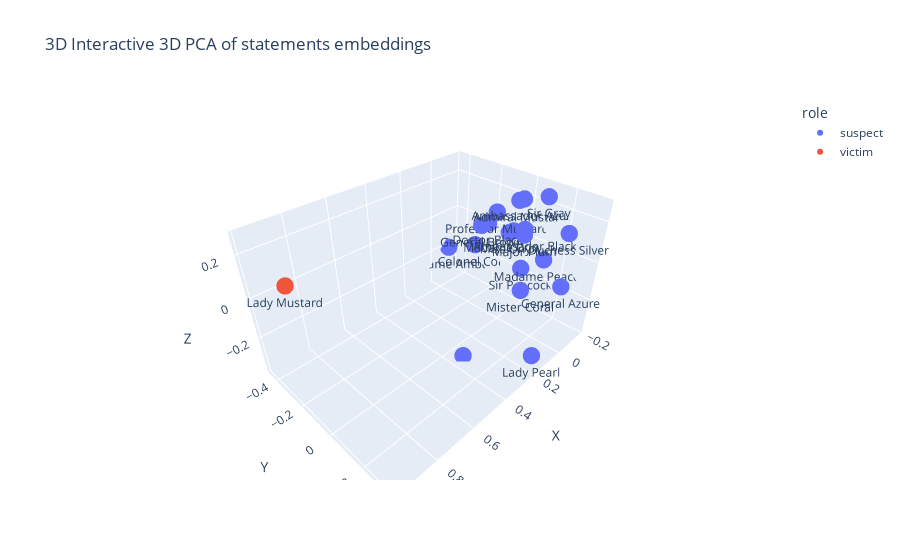

Here is the notebook cell this chart was saved with:
### Markdown cell above
### 8.1. <a id='toc8_1_'></a>[Interactive 3D PCA plot](#toc0_)

### Code cell
pca = PCA(n_components=3)
reduced_pca = pca.fit_transform(embeddings)
plot_3d_interactive(reduced_pca, "Interactive 3D PCA")

### Figure 1 — Plotly figure (JSON) as saved in the notebook; plotly's stock layout.template omitted (floating-point values rounded to 4 significant figures)
{"data": [{"customdata": [["Sir Gray", "suspect"], ["Madame Peacock", "suspect"], ["Lady Pearl", "suspect"], ["Ambassador Green", "suspect"], ["General Azure", "suspect"], ["Professor Mustard", "suspect"], ["Doctor Black", "suspect"], ["Madame Amber", "suspect"], ["Admiral Mustard", "suspect"], ["Ambassador Black", "suspect"], ["Ambassador Azure", "suspect"], ["Madame Crimson", "suspect"], ["General Brown", "suspect"], ["Colonel Coral", "suspect"], ["Miss Onyx", "suspect"], ["Duchess Silver", "suspect"], ["Sir Peacock", "suspect"], ["Mister Coral", "suspect"], ["Major Plum", "suspect"]], "hovertemplate": "role=%{customdata[1]}<br>X=%{x}<br>Y=%{y}<br>Z=%{z}<br>name=%{customdata[0]}<extra></extra>", "legendgroup": "suspect", "marker": {"color": "#636efa", "size": 6, "symbol": "circle"}, "mode": "markers+text", "name": "suspect", "scene": "scene", "showlegend": true, "text": ["Sir Gray", "Madame Peacock", "Lady Pearl", "Ambassador Green", "General Azure", "Professor Mustard", "Doctor Black", "Madame Amber", "Admiral Mustard", "Ambassador Black", "Ambassador Azure", "Madame Crimson", "General Brown", "Colonel Coral", "Miss Onyx", "Duchess Silver", "Sir Peacock", "Mister Coral", "Major Plum"], "textposition": "bottom center", "type": "scatter3d", "x": [-0.0881, -0.1384, 0.2039, 0.3439, -0.03938, -0.08372, -0.06689, -0.11, -0.1148, -0.07159, -0.1038, -0.1553, 0.04416, -0.1508, -0.1688, 0.007045, -0.1422, -0.07684, -0.06449], "y": [0.1381, 0.1312, 0.3389, 0.07665, 0.2905, -0.1176, -0.1505, -0.4469, -0.02137, 0.05238, 0.008538, -0.06374, -0.1034, -0.2936, -0.09714, 0.3053, 0.01154, 0.06679, 0.0572], "z": [0.2773, -0.0557, -0.2959, -0.3774, -0.0812, 0.1225, 0.05872, -0.2114, 0.2022, 0.0988, 0.2216, 0.01694, 0.1046, -0.15, -0.009999, 0.2041, -0.158, -0.2313, 0.07488]}, {"customdata": [["Lady Mustard", "victim"]], "hovertemplate": "role=%{customdata[1]}<br>X=%{x}<br>Y=%{y}<br>Z=%{z}<br>name=%{customdata[0]}<extra></extra>", "legendgroup": "victim", "marker": {"color": "#EF553B", "size": 6, "symbol": "circle"}, "mode": "markers+text", "name": "victim", "scene": "scene", "showlegend": true, "text": ["Lady Mustard"], "textposition": "bottom center", "type": "scatter3d", "x": [0.976], "y": [-0.1827], "z": [0.1892]}], "layout": {"legend": {"title": {"text": "role"}, "tracegroupgap": 0}, "scene": {"domain": {"x": [0, 1], "y": [0, 1]}, "xaxis": {"title": {"text": "X"}}, "yaxis": {"title": {"text": "Y"}}, "zaxis": {"title": {"text": "Z"}}}, "title": {"text": "3D Interactive 3D PCA of statements embeddings"}}}
